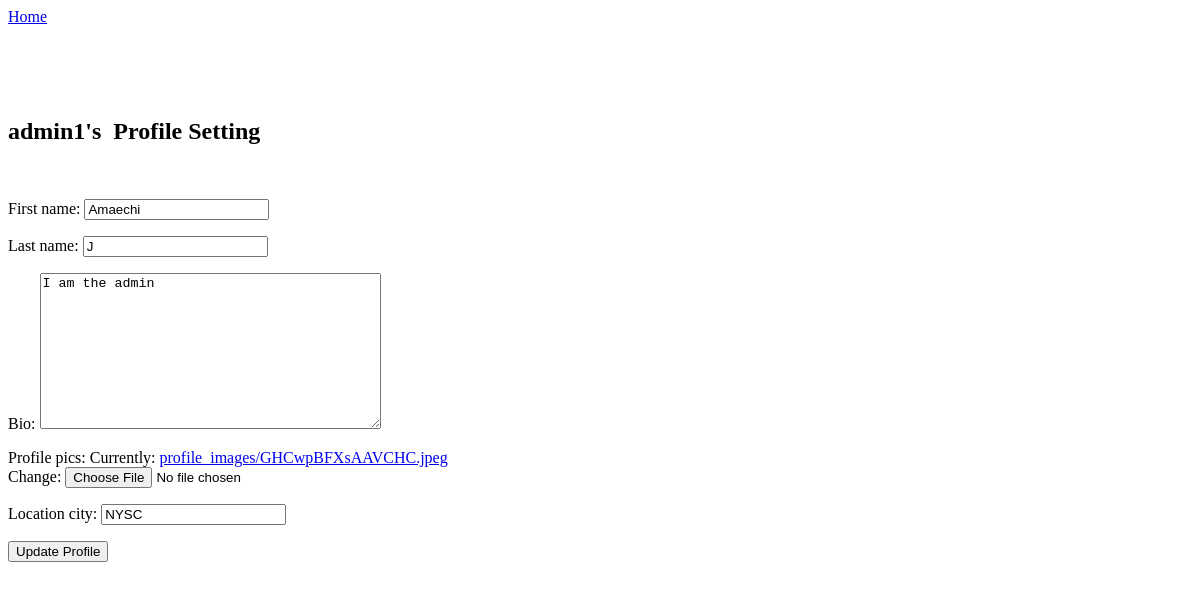
The app's page /account_setting (signed in), older data.
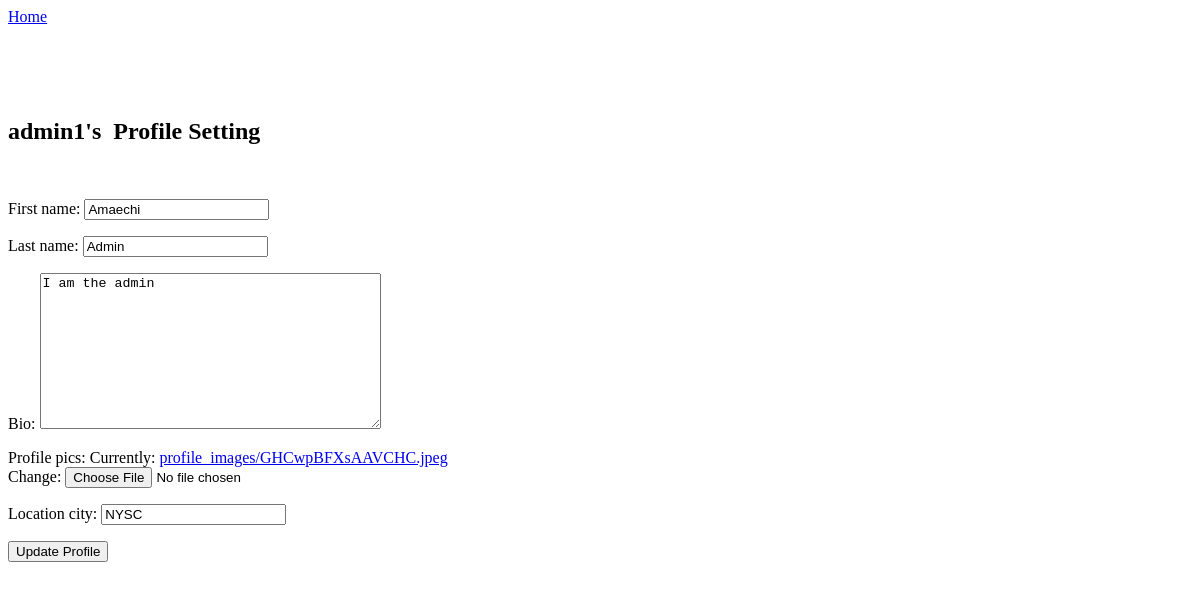
The same page, newer data.
### thread/models.py (models this page shows, shortened)
class Profile(models.Model):
    user = models.OneToOneField(User, on_delete=models.CASCADE)
    id_user = models.IntegerField(primary_key=True)
    first_name = models.CharField(max_length=150, blank=True)
    last_name = models.CharField(max_length=150, blank=True)
    bio = models.TextField(max_length=1000, blank=True)
    profile_pics = ResizedImageField(size=[300, 300], quality=70, upload_to='profile_images', default='anon.png')
    location_city = models.CharField(max_length=150, blank=True)
    USERNAME_FIELD = 'user.username'

### thread/views.py (the view)
# urls.py: path('account_setting', views.account_setting, name='account_setting'),
@login_required(login_url='login_user')
def account_setting(request):
    user = request.user
    profile = user.profile
    if request.method == 'POST':
        form = UpdateProfile(request.POST or None, request.FILES, instance=profile)
        if form.is_valid():
            form.save()
        return redirect('details')
    form = UpdateProfile(instance=profile)
    return render(request, 'settings.html', {"form":form})

### thread/forms.py
class UpdateProfile(forms.ModelForm):
    class Meta:
        model = Profile
        fields = ('first_name', 'last_name', 'bio', 'profile_pics', 'location_city')

### thread/templates/settings.html (shortened to what this page needs)
<!DOCTYPE html>
<html lang="en">
<head>
</head>
<body>
    <div>
        <a href="{% url 'home' %}">Home</a>
    </div><br><br>
    <br><br>
    <h2> {{user.username}}'s&nbsp; Profile Setting</h2>
    <br>    <div>
        {% if user.is_authenticated %}
        <form method="post" action="{% url 'account_setting' %}" enctype="multipart/form-data">
            {{ form.as_p }}
            <input type="submit" value="Update Profile">
        </form>
        {% endif %}
    </div>
</body>
</html>

Row changes from the older to the newer data that the page shows:
changed Profile "Amaechi": last_name "J" → "Admin"
